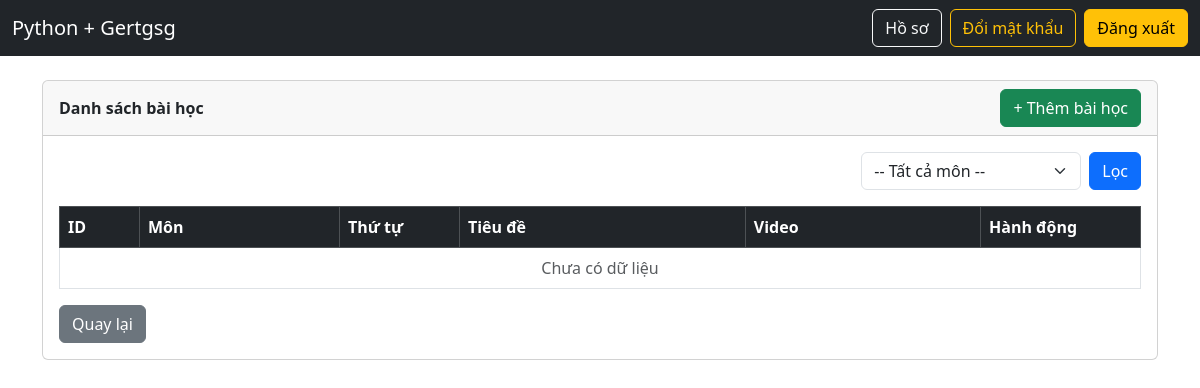
The app's page /manager/lessons (signed in), older data.
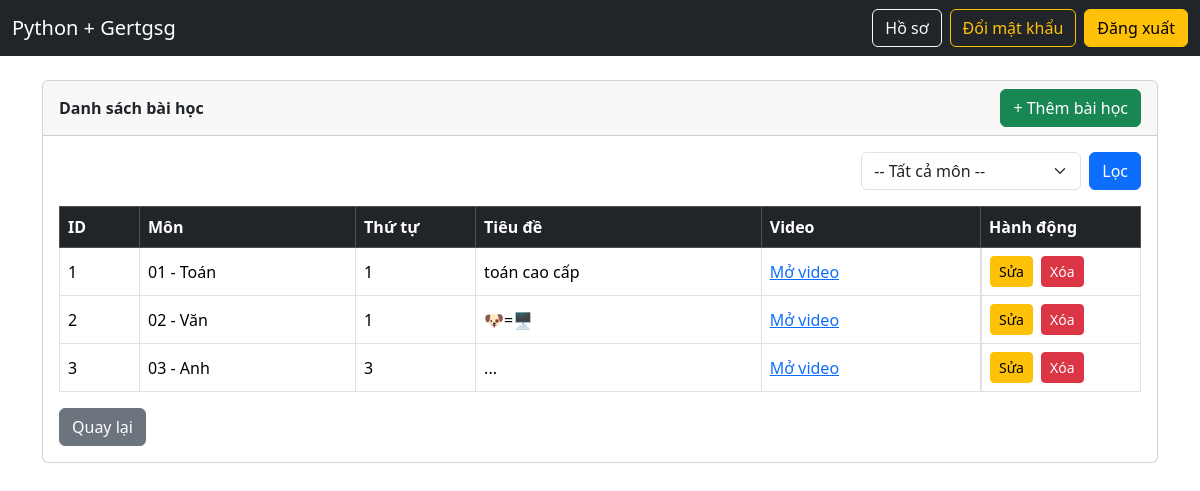
The same page, newer data.
### models.py (models this page shows, shortened)
class Lesson(db.Model):
    __tablename__ = "lessons"
    id = db.Column(db.Integer, primary_key=True)
    subject_id = db.Column(
        db.Integer,
        db.ForeignKey("subjects.id", ondelete="CASCADE"),
        nullable=False,
        index=True,
    )
    title = db.Column(db.String(255), nullable=False)
    content = db.Column(db.Text, nullable=True)
    video_url = db.Column(db.String(500), nullable=True)
    order_no = db.Column(db.Integer, nullable=False, default=1)
    subject = db.relationship("Subject", backref=db.backref("lessons", lazy=True))

class Subject(db.Model):
    __tablename__ = "subjects"
    id = db.Column(db.Integer, primary_key=True, autoincrement=True)
    code = db.Column(db.String(50), unique=True, nullable=False, index=True)
    name = db.Column(db.String(255), nullable=False, index=True)
    credits = db.Column(db.Integer, nullable=False, default=3)
    description = db.Column(db.Text, nullable=True)

### manager_routes.py (the view)
@manager_bp.get("/lessons")
@login_required
@roles_required("manager")
def manager_lessons():
    subject_id = request.args.get("subject_id", type=int)
    subjects = Subject.query.order_by(Subject.name.asc()).all()
    q = Lesson.query
    if subject_id:
        q = q.filter(Lesson.subject_id == subject_id)
    lessons = q.order_by(Lesson.subject_id.asc(), Lesson.order_no.asc(), Lesson.id.asc()).all()
    return render_template(
        "manager/lessons.html",
        lessons=lessons,
        subjects=subjects,
        subject_id=subject_id
    )

### app.py (called while the page is built)
@app.context_processor
def inject_csrf():
    def form_csrf_token():
        return Markup(f'<input type="hidden" name="csrf_token" value="{generate_csrf()}">')
    return dict(form_csrf_token=form_csrf_token)

@login_manager.user_loader
def load_user(user_id: str):
    try:
        return Student.query.get(int(user_id))
    except Exception:
        return None

### auth.py (called while the page is built)
def roles_required(*roles):
    def decorator(fn):
        @wraps(fn)
        def wrapper(*args, **kwargs):
            if not current_user.is_authenticated:
                abort(401)
            user_role = (getattr(current_user, "role", "") or "").strip().lower()
            if user_role not in [r.lower() for r in roles]:
                abort(403)
            return fn(*args, **kwargs)
        return wrapper
    return decorator

### templates/manager/lessons.html (shortened to what this page needs)
{% extends "base.html" %}
{% set title="Bài học (Giáo viên)" %}
{% block content %}
<div class="card">
  <div class="card-header d-flex justify-content-between align-items-center">
    <b>Danh sách bài học</b>
    <a class="btn btn-success"
       href="{{ url_for('manager.manager_lessons_create') }}">
      + Thêm bài học
    </a>
  </div>
  <div class="card-body">
    <form class="d-flex justify-content-end gap-2 mb-3" method="GET">
      <select class="form-select" name="subject_id" style="max-width:220px;">
        <option value="">-- Tất cả môn --</option>
      </select>
      <button class="btn btn-primary" type="submit">Lọc</button>
    </form>
    <div class="table-responsive">
      <table class="table table-bordered align-middle">
        <thead class="table-dark">
          <tr>
            <th style="width:80px;">ID</th>
            <th>Môn</th>
            <th style="width:120px;">Thứ tự</th>
            <th>Tiêu đề</th>
            <th>Video</th>
            <th style="width:160px;">Hành động</th>
          </tr>
        </thead>
        <tbody>
          {% if lessons %}
            {% for l in lessons %}
              <tr>
                <td>{{ l.id }}</td>
                <td>
                  {% if l.subject %}
                    {{ l.subject.code }} - {{ l.subject.name }}
                  {% else %}
                    —
                  {% endif %}
                </td>
                <td>{{ l.order_no }}</td>
                <td>{{ l.title }}</td>
                <td>
                  {% if l.video_url %}
                    <a href="{{ l.video_url }}" target="_blank">Mở video</a>
                  {% else %}
                    —
                  {% endif %}
                </td>
                <td class="d-flex gap-2">
                  <a class="btn btn-sm btn-warning"
                     href="{{ url_for('manager.manager_lessons_edit', lesson_id=l.id) }}">
                    Sửa
                  </a>
                  <form method="POST"
                        action="{{ url_for('manager.manager_lessons_delete', lesson_id=l.id) }}"
                        onsubmit="return confirm('Xóa bài học này?');">
                    <button class="btn btn-sm btn-danger" type="submit">Xóa</button>
                  </form>
                </td>
              </tr>
            {% endfor %}
          {% else %}
            <tr>
              <td colspan="6" class="text-center text-muted">Chưa có dữ liệu</td>
            </tr>
          {% endif %}
        </tbody>
      </table>
    </div>
    <a class="btn btn-secondary" href="{{ url_for('manager.manager_home') }}">Quay lại</a>
  </div>
</div>
{% endblock %}

### templates/base.html (shortened to what this page needs)
<!doctype html>
<html lang="vi">
<head>
  <link href="https://cdn.jsdelivr.net/npm/bootstrap@5.3.2/dist/css/bootstrap.min.css" rel="stylesheet">
</head>
<body>
<nav class="navbar navbar-expand-lg navbar-dark bg-dark">
  <div class="container-fluid">
    <a class="navbar-brand"
       href="{% if current_user.is_authenticated %}{{ url_for('students_index') }}{% else %}{{ url_for('login') }}{% endif %}">
      Python + Gertgsg
    </a>
    <div class="collapse navbar-collapse" id="navMain">
      <div class="d-flex gap-2">
        {% if not current_user.is_authenticated %}
          <a class="btn btn-outline-light" href="{{ url_for('login') }}">Đăng nhập</a>
          <a class="btn btn-outline-info" href="{{ url_for('register') }}">Đăng ký</a>
          <a class="btn btn-outline-warning" href="{{ url_for('forgot') }}">Quên mật khẩu</a>
        {% else %}
        <a class="btn btn-outline-light" href="{{ url_for('account.profile') }}">Hồ sơ</a>
        <a class="btn btn-outline-warning" href="{{ url_for('account.change_password') }}">Đổi mật khẩu</a>
        <a class="btn btn-warning" href="{{ url_for('logout') }}">Đăng xuất</a>
        {% endif %}
      </div>
    </div>
  </div>
</nav>
<div class="container mt-4">
  {% block content %}{% endblock %}
</div>
</body>
</html>

Row changes from the older to the newer data that the page shows:
added Lesson: id "1", subject.code "01", subject.name "Toán", order_no "1", title "toán cao cấp"
added Lesson: id "2", subject.code "02", subject.name "Văn", order_no "1", title "🐶=🖥️"
added Lesson: id "3", subject.code "03", subject.name "Anh", order_no "3", title "..."
Text that changed along with them:
text no longer shown: "Chưa có dữ liệu"
